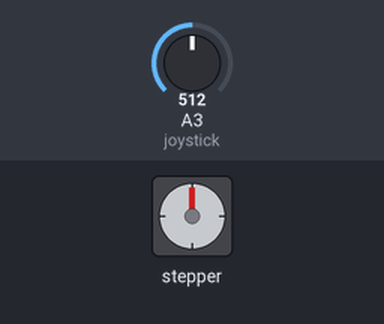
Simulated run of this sketch. Board: Arduino Uno, built with avr-gcc and run on an emulated ATmega328P. Shown: stepper motor. The inputs (shaded band) are chosen by the test bench; at power-on: A3 (joystick) = 512. Stepper angles assume 2048 steps per turn.

Above: at 1.2 s.
1.3 s: A3 (joystick) set to 490
At 1.6 s:
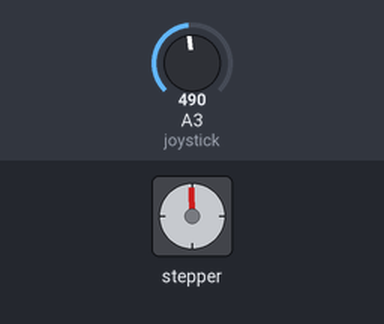
4.3 s: A3 (joystick) set to 306
7.3 s: A3 (joystick) set to 122
At 7.74 s:
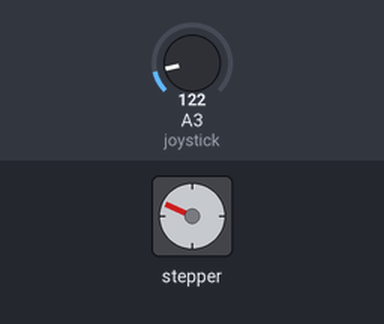
10.3 s: A3 (joystick) set to 0
At 10.47 s:
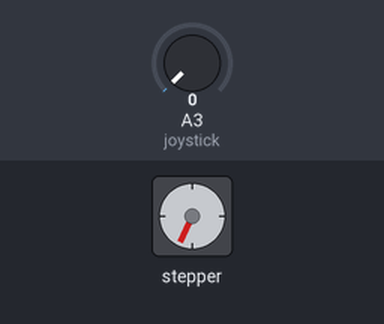
Timing chart, 0 to 17.3 s (numbered marks = the images above; inputs shaded):
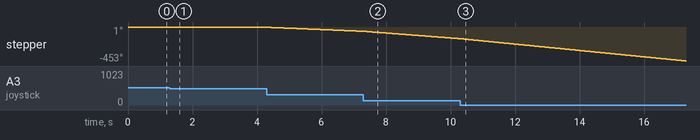

The sketch:

passo_a_passo.ino
```cpp
//this project is made by BEASTIDREES62 https://id.arduino.cc/?code=MTxqeHweG6vL2cur&state=amxEcTB2bnNiYjluTUxmRExWaWZnOXIzUk1BLWRqZTZYUGtJNGtxODB%2Bdg%3D%3D


// include Arduino stepper motor library
#include <Stepper.h>

// define number of steps per revolution
#define STEPS 32

// define stepper motor control pins
#define IN1  9
#define IN2  10
#define IN3  11
#define IN4  12

// initialize stepper library
Stepper stepper(STEPS, IN4, IN2, IN3, IN1);

// joystick pot output is connected to Arduino A0
#define joystick  A3

void setup()
{
  stepper.setSpeed(500);
}

void loop()
{
  // read analog value from the potentiometer
  int val = analogRead(joystick);

  // if the joystic is in the middle ===> stop the motor
  if(  (val > 500) && (val < 523) )
  {
    digitalWrite(IN1, LOW);
    digitalWrite(IN2, LOW);
    digitalWrite(IN3, LOW);
    digitalWrite(IN4, LOW);
  }

  else
  {
    // move the motor in the first direction
    while (val >= 523)
    {
      // map the speed between 5 and 500 rpm
      int speed_ = map(val, 523, 1023, 5, 500);
      // set motor speed
      stepper.setSpeed(speed_);

      // move the motor (1 step)
      stepper.step(1);

      val = analogRead(joystick);
    }

    // move the motor in the other direction
    while (val <= 500)
    {
      // map the speed between 5 and 500 rpm
      int speed_ = map(val, 500, 0, 5, 500);
      // set motor speed
      stepper.setSpeed(speed_);

      // move the motor (1 step)
      stepper.step(-1);

      val = analogRead(joystick);
    }

  }

}
```
